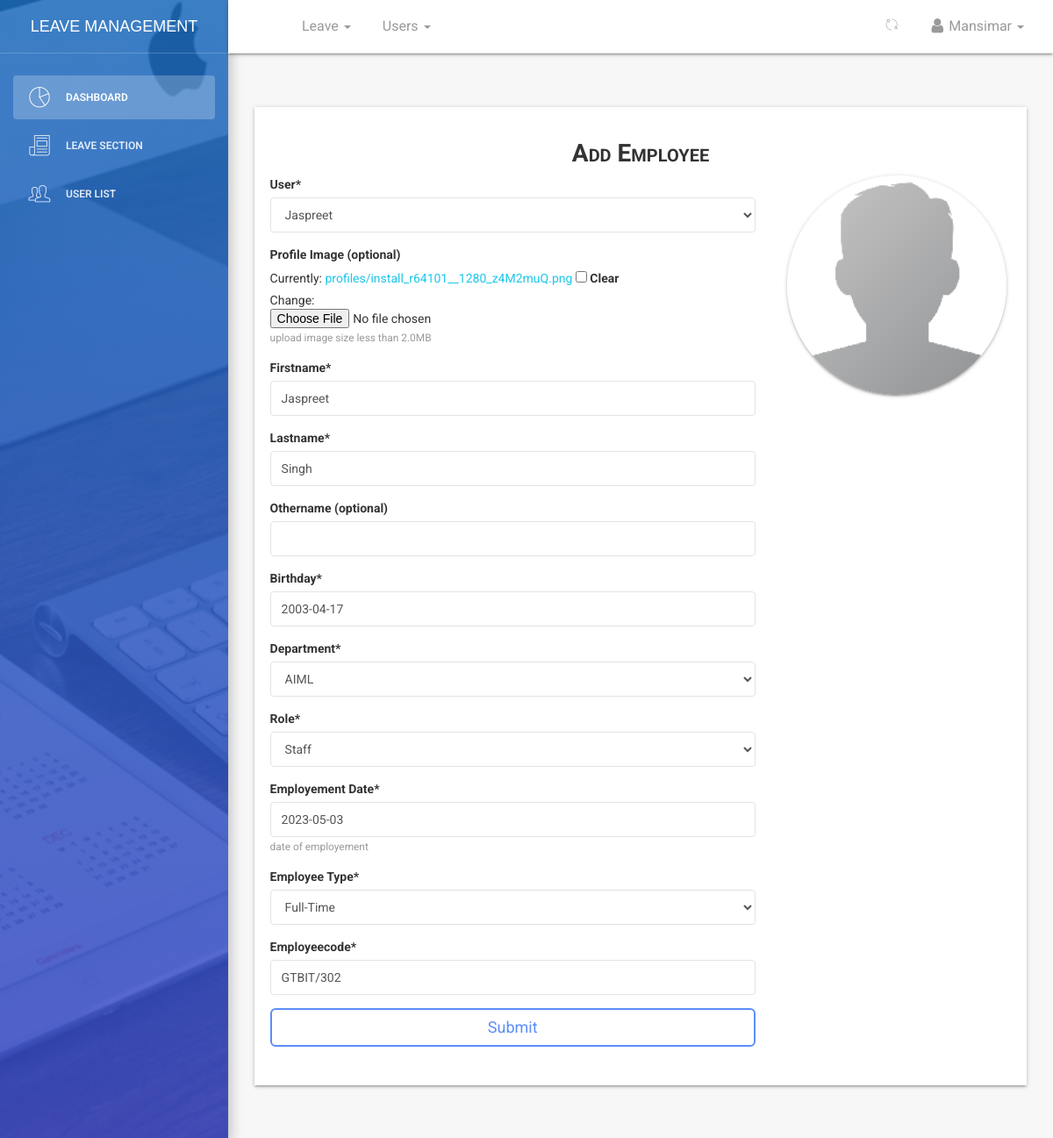
Page /dashboard/employee/profile/edit/51/ (signed in) on the committed database.
### employee/models.py (models this page shows, shortened)
class Employee(models.Model):
    MALE = 'male'
    FEMALE = 'female'
    OTHER = 'other'
    NOT_KNOWN = 'Not Known'
    GENDER = (
    (MALE,'Male'),
    (FEMALE,'Female'),
    (OTHER,'Other'),
    (NOT_KNOWN,'Not Known'),
    )
    MR = 'Mr'
    MRS = 'Mrs'
    MSS = 'Mss'
    DR = 'Dr'
    SIR = 'Sir'
    MADAM = 'Madam'
    TITLE = (
    (MR,'Mr'),
    (MRS,'Mrs'),
    (MSS,'Mss'),
    (DR,'Dr'),
    (SIR,'Sir'),
    (MADAM,'Madam'),
    )
    FULL_TIME = 'Full-Time'
    PART_TIME = 'Visiting'
    CONTRACT = 'Contract'
    EMPLOYEETYPE = (
    (FULL_TIME,'Full-Time'),
    (PART_TIME,'Visiting'),
    (CONTRACT,'Contract'),
    )
    user = models.ForeignKey(User,on_delete=models.CASCADE,default=1)
    image = models.FileField(_('Profile Image (optional)'),upload_to='profiles',default='default.png',blank=True,null=True,help_text='upload image size less than 2.0MB')#work on path username-date/image
    firstname = models.CharField(_('Firstname'),max_length=125,null=False,blank=False)
    lastname = models.CharField(_('Lastname'),max_length=125,null=False,blank=False)
    othername = models.CharField(_('Othername (optional)'),max_length=125,null=True,blank=True)
    birthday = models.DateField(_('Birthday'),blank=False,null=False)
    department =  models.ForeignKey(Department,verbose_name =_('Department'),on_delete=models.SET_NULL,null=True,default=None)
    role =  models.ForeignKey(Role,verbose_name =_('Role'),on_delete=models.SET_NULL,null=True,default=None)
    startdate = models.DateField(_('Employement Date'),help_text='date of employement',blank=False,null=True)
    employeetype = models.CharField(_('Employee Type'),max_length=15,default=FULL_TIME,choices=EMPLOYEETYPE,blank=False,null=True)
    employeecode = models.CharField(_('Employee Code Number'),max_length=10,null=True,blank=True)
    is_blocked = models.BooleanField(_('Is Blocked'),help_text='button to toggle employee block and unblock',default=False)
    is_deleted = models.BooleanField(_('Is Deleted'),help_text='button to toggle employee deleted and undelete',default=False)
    created = models.DateTimeField(verbose_name=_('Created'),auto_now_add=True,null=True)
    updated = models.DateTimeField(verbose_name=_('Updated'),auto_now=True,null=True)
    objects = EmployeeManager()
    class Meta:
        verbose_name = _('Employee')
        verbose_name_plural = _('Employees')
        ordering = ['-created']
    @property
    def get_full_name(self):
        fullname = ''
        firstname = self.firstname
        lastname = self.lastname
        othername = self.othername
        if (firstname and lastname) or othername is None:
            fullname = firstname +' '+ lastname
            return fullname
        elif othername:
            fullname = firstname + ' '+ lastname +' '+othername
            return fullname
        return

### dashboard/views.py (the view, shortened to what this page needs)
# urls.py: path('employee/profile/edit/<int:id>/',views.employee_edit_data,name='edit'),
def employee_edit_data(request,id):
	if not (request.user.is_authenticated and request.user.is_superuser and request.user.is_staff):
		return redirect('/')
	employee = get_object_or_404(Employee, id = id)
	dataset = dict()
	form = EmployeeCreateForm(request.POST or None,request.FILES or None,instance = employee)
	dataset['form'] = form
	dataset['title'] = 'edit - {0}'.format(employee.get_full_name)
	return render(request,'dashboard/employee_create.html',dataset)

### employee/forms.py
class EmployeeCreateForm(forms.ModelForm):
	employeecode = forms.CharField(widget=forms.TextInput(attrs={'placeholder':'please enter 5 characters without RGL or slashes eg. A0025'}))
	class Meta:
		model = Employee
		exclude = ['is_blocked','is_deleted','created','updated']
		widgets = {
				'bio':forms.Textarea(attrs={'cols':5,'rows':5})
		}

### employee/managers.py (called while the page is built)
    def get_queryset(self):
        return super().get_queryset().filter(is_deleted=False)

### employee/models.py (called while the page is built)
    def __str__(self):
        return self.name

    def __str__(self):
        return self.name

### templates/dashboard/employee_create.html (shortened to what this page needs)
{% extends '_layout.html' %}
{% load static %}
{% load crispy_forms_tags %}
 {% block navheader %}
    {% include 'includes/navheader_employee_app.html' %}
 {% endblock %}
 {% block content %}
        <section class="content">
            <section class="container-fluid">
                    <section class="row">
                        <section class="col col-sm-8 offset-sm-2">
                        </section>
                    </section>
                <section class="form-wrapper">
                    <section class="row">
                        <section class="col-lg-12 col-md-12 col-sm-12 text-center">
                            <h3 class="title-h3">Add Employee</h3>
                        </section>
                    </section>
                    <section class="row">
                        <section class="col-lg-8 col-md-12 col-sm-12">
                            <form action="" method="POST" enctype="multipart/form-data">
                                {{form | crispy }}
                                <button type="submit" class="btn btn-primary btn-lg btn-block">Submit</button>
                            </form>
                        </section>
                        <section  class="col-lg-4 col-md-12 col-sm-12 text-center">
                            <section class="prev-holder">
                                <img src="{% static 'img/default-avatar.png' %}" alt="" id='temp-preview-image' class="prev-avatar" />
                            </section>
                        </section>
                    </section>
                </section>
            </section>
        </section>
 {% endblock %}

### templates/includes/navheader_employee_app.html (shortened to what this page needs)
 {% load static %}
 <nav class="navbar navbar-default navbar-fixed shadow">
            <div class="container-fluid">
                <div class="collapse navbar-collapse">
                    <ul class="nav navbar-nav navbar-left">
                        <li>
                            <a href="" class="dropdown-toggle" data-toggle="dropdown">
                            </a>
                        </li>
                        <li class="dropdown">
                        <a href="" class="dropdown-toggle" data-toggle="dropdown">
                                    <p>
                                        Leave
                                        <b class="caret"></b>
                                    </p>
                              </a>
                        </li>
                        {% if request.user.is_superuser and request.user.is_staff %}
                        <li class="dropdown">
                              <a href="" class="dropdown-toggle" data-toggle="dropdown">
                                    <p>
                                        Users
                                        <b class="caret"></b>
                                    </p>
                              </a>
                        </li>
                        {% endif %}
                    </ul>
                    <ul class="nav navbar-nav navbar-right">
                        <li class="dropdown">
                              <a href="" class="dropdown-toggle refresh-page" data-toggle="dropdown" title="Refresh Current Page">
                                    <i class="pe-7s-refresh-2"></i>
                              </a>
                        </li>
                        <li class="dropdown">
                              <a href="" class="dropdown-toggle" data-toggle="dropdown">
                                    <p>
                                        <i class="fa fa-user"></i> {{ request.user}}
                                        <b class="caret"></b>
                                    </p>
                              </a>
                        </li>
                    </ul>
                </div>
            </div>
        </nav>

### rows in the picture
Employee: user "Jaspreet", firstname "Jaspreet", lastname "Singh", birthday "2003-04-17", department "AIML", role "Staff", startdate "2023-05-03", employeetype "Full-Time", employeecode "GTBIT/302"

### other values in the picture
{{ request.user }} "Mansimar"
